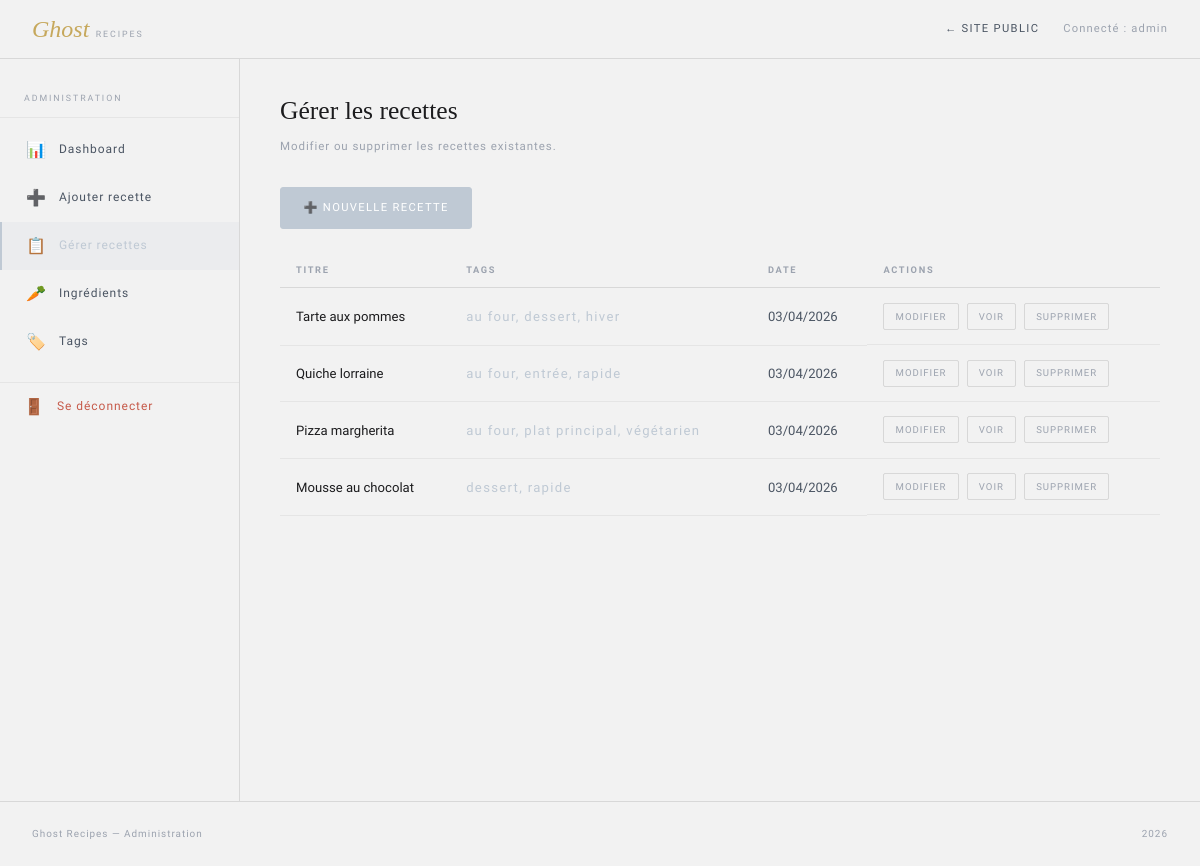
Page /admin/list_recettes.php (signed in) on the committed database.
### tables this page shows
CREATE TABLE recette (
    id          INT AUTO_INCREMENT PRIMARY KEY,
    titre       VARCHAR(100) NOT NULL,
    description TEXT         NOT NULL,
    photo       VARCHAR(255),               
    created_at  DATETIME DEFAULT CURRENT_TIMESTAMP,
    updated_at  DATETIME DEFAULT CURRENT_TIMESTAMP ON UPDATE CURRENT_TIMESTAMP
);

### classes/Recette.php (called while the page is built, shortened)
<?php
class Recette extends Element {
    public static function getAll($pdo) {
        $stmt = $pdo->query("SELECT * FROM recette ORDER BY created_at DESC");
        return $stmt->fetchAll(PDO::FETCH_ASSOC);
    }
}
?>

### classes/Tag.php (called while the page is built, shortened)
<?php
class Tag extends Element {
    public static function getByRecette($pdo, $recette_id) {
        $stmt = $pdo->prepare("
            SELECT t.id, t.nom
            FROM tag t
            JOIN recette_tag rt ON t.id = rt.tag_id
            WHERE rt.recette_id = :rid
            ORDER BY t.nom
        ");
        $stmt->execute([':rid' => $recette_id]);
        return $stmt->fetchAll(PDO::FETCH_ASSOC);
    }
}
?>

### admin/list_recettes.php (the view, shortened to what this page needs)
<?php
require_once "../config/db.php";
require_once "../classes/Recette.php";
require_once "../classes/Tag.php";
$recettes = Recette::getAll($pdo);
require_once "header_admin.php";
?>
<h1 class="admin-title">Gérer les recettes</h1>
<p class="admin-sub">Modifier ou supprimer les recettes existantes.</p>
<div style="margin-bottom:1.5rem;">
    <a href="add_recette.php" class="btn btn-primary">➕ Nouvelle recette</a>
</div>
<?php if (empty($recettes)): ?>
    <p style="color:var(--text3); font-size:0.85rem;">Aucune recette pour l'instant.</p>
<?php else: ?>
    <table class="recipe-table">
        <thead>
            <tr>
                <th>Titre</th>
                <th>Tags</th>
                <th>Date</th>
                <th>Actions</th>
            </tr>
        </thead>
        <tbody>
            <?php foreach ($recettes as $r): ?>
                <?php $tags = Tag::getByRecette($pdo, $r['id']); ?>
                <tr>
                    <td class="td-title"><?= htmlspecialchars($r['titre']) ?></td>
                    <td class="td-tags">
                        <?= implode(', ', array_map(fn($t) => htmlspecialchars($t['nom']), $tags)) ?>
                    </td>
                    <td><?= date('d/m/Y', strtotime($r['created_at'])) ?></td>
                    <td class="table-actions">
                        <a href="edit_recette.php?id=<?= $r['id'] ?>" class="tbl-btn">Modifier</a>
                        <a href="../recette.php?id=<?= $r['id'] ?>" class="tbl-btn" target="_blank">Voir</a>
                        <form method="POST" action="list_recettes.php" style="display:inline;"
                              onsubmit="return confirm('Supprimer définitivement cette recette ?')">
                            <button type="submit" class="tbl-btn danger">Supprimer</button>
                        </form>
                    </td>
                </tr>
            <?php endforeach; ?>
        </tbody>
    </table>
<?php endif; ?>
<?php require_once "footer_admin.php"; ?>

### public/css/style.css (style rules this page uses)
:root { --bg: #F2F2F2; --bg2: #E6E8EB; --bg3: #DDE3EA; --surface: #FFFFFF; --surface2: #F7F7F8; --border: rgba(30, 30, 30, 0.06); --border2: rgba(30, 30, 30, 0.12); --text: #1C1C1E; --text2: #4B5563; --text3: #9CA3AF; --rose: #BFC9D4; --rose2: #94A3B8; --rose-bg: rgba(191, 201, 212, 0.15); --gold: #C6A85C; --gold2: #A88C3F; --gold-bg: rgba(198, 168, 92, 0.12); --red: #C65A4A; --red-bg: rgba(198, 90, 74, 0.12); --green: #5F8F7B; --green-bg: rgba(95, 143, 123, 0.12); }
* { box-sizing: border-box; margin: 0; padding: 0; }
body { background: var(--bg); color: var(--text); font-family: 'Source Sans 3', sans-serif; font-weight: 300; line-height: 1.6; min-height: 100vh; }
a { text-decoration: none; color: inherit; }
button { cursor: pointer; background: none; border: none; font: inherit; color: inherit; }
.admin-title { font-family: 'Playfair Display', serif; font-size: 1.6rem; font-weight: 400; margin-bottom: 0.3rem; }
.admin-sub { font-size: 0.72rem; color: var(--text3); letter-spacing: 0.08em; margin-bottom: 2rem; }
.recipe-table { width: 100%; border-collapse: collapse; }
.recipe-table th { font-size: 0.58rem; letter-spacing: 0.18em; text-transform: uppercase; color: var(--text3); text-align: left; padding: 0.6rem 1rem; border-bottom: 1px solid var(--border2); }
.recipe-table td { padding: 0.9rem 1rem; border-bottom: 1px solid var(--border); font-size: 0.82rem; color: var(--text2); vertical-align: middle; }
.td-title { font-size: 0.95rem; color: var(--text) !important; }
.td-tags { font-size: 0.6rem; letter-spacing: 0.1em; color: var(--rose) !important; }
.table-actions { display: flex; gap: 0.5rem; }
.tbl-btn { font-size: 0.6rem; letter-spacing: 0.1em; text-transform: uppercase; padding: 0.3rem 0.7rem; border: 1px solid var(--border2); border-radius: 2px; color: var(--text3); }
.btn { font-size: 0.7rem; letter-spacing: 0.12em; text-transform: uppercase; padding: 0.7rem 1.4rem; border-radius: 3px; display: inline-flex; align-items: center; gap: 0.5rem; }
.btn-primary { background: var(--rose); color: #fff; border: 1px solid var(--rose); }

### rows in the picture
recette: titre "Tarte aux pommes", nom "au four, dessert, hiver", created_at "03/04/2026"
recette: titre "Quiche lorraine", nom "au four, entrée, rapide", created_at "03/04/2026"
recette: titre "Pizza margherita", nom "au four, plat principal, végétarien", created_at "03/04/2026"
recette: titre "Mousse au chocolat", nom "dessert, rapide", created_at "03/04/2026"

### other values in the picture
$_SESSION['login'] "admin"
